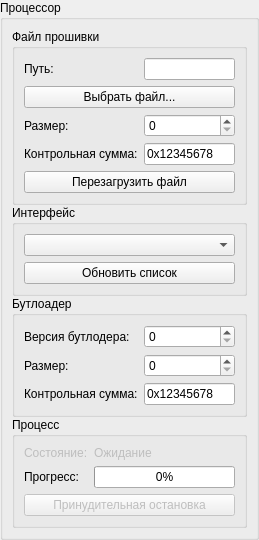
<?xml version="1.0" encoding="UTF-8"?>
<ui version="4.0">
 <class>cpu_2</class>
 <widget class="QWidget" name="cpu_2">
  <property name="geometry">
   <rect>
    <x>0</x>
    <y>0</y>
    <width>259</width>
    <height>485</height>
   </rect>
  </property>
  <property name="windowTitle">
   <string>Form</string>
  </property>
  <layout class="QVBoxLayout" name="verticalLayout">
   <property name="spacing">
    <number>0</number>
   </property>
   <property name="leftMargin">
    <number>0</number>
   </property>
   <property name="topMargin">
    <number>0</number>
   </property>
   <property name="rightMargin">
    <number>0</number>
   </property>
   <property name="bottomMargin">
    <number>0</number>
   </property>
   <item>
    <widget class="QGroupBox" name="root_box">
     <property name="title">
      <string>Процессор</string>
     </property>
     <layout class="QVBoxLayout" name="verticalLayout_2">
      <property name="spacing">
       <number>0</number>
      </property>
      <item>
       <widget class="QGroupBox" name="file_box">
        <property name="title">
         <string>Файл прошивки</string>
        </property>
        <layout class="QFormLayout" name="formLayout">
         <property name="horizontalSpacing">
          <number>6</number>
         </property>
         <item row="0" column="0">
          <widget class="QLabel" name="fw_file_l">
           <property name="text">
            <string>Путь:</string>
           </property>
          </widget>
         </item>
         <item row="0" column="1">
          <widget class="QLineEdit" name="fw_file_path">
           <property name="text">
            <string/>
           </property>
          </widget>
         </item>
         <item row="1" column="0" colspan="2">
          <widget class="QPushButton" name="select_fw_file">
           <property name="text">
            <string>Выбрать файл...</string>
           </property>
          </widget>
         </item>
         <item row="2" column="0">
          <widget class="QLabel" name="fw_file_size_l">
           <property name="text">
            <string>Размер:</string>
           </property>
          </widget>
         </item>
         <item row="2" column="1">
          <widget class="QSpinBox" name="fw_file_size">
           <property name="maximum">
            <number>2147483647</number>
           </property>
          </widget>
         </item>
         <item row="3" column="0">
          <widget class="QLabel" name="fw_file_checksum_l">
           <property name="text">
            <string>Контрольная сумма:</string>
           </property>
          </widget>
         </item>
         <item row="3" column="1">
          <widget class="QLineEdit" name="fw_file_checksum">
           <property name="text">
            <string>0x12345678</string>
           </property>
          </widget>
         </item>
         <item row="4" column="0" colspan="2">
          <widget class="QPushButton" name="reload_fw_file">
           <property name="text">
            <string>Перезагрузить файл</string>
           </property>
          </widget>
         </item>
        </layout>
       </widget>
      </item>
      <item>
       <widget class="QGroupBox" name="interface_box">
        <property name="title">
         <string>Интерфейс</string>
        </property>
        <layout class="QFormLayout" name="formLayout_2">
         <item row="0" column="0" colspan="2">
          <widget class="QComboBox" name="interfaces"/>
         </item>
         <item row="1" column="0" colspan="2">
          <widget class="QPushButton" name="update_interfaces">
           <property name="text">
            <string>Обновить список</string>
           </property>
          </widget>
         </item>
        </layout>
       </widget>
      </item>
      <item>
       <widget class="QGroupBox" name="bootloader_frame">
        <property name="title">
         <string>Бутлоадер</string>
        </property>
        <layout class="QFormLayout" name="formLayout_3">
         <item row="0" column="0">
          <widget class="QLabel" name="btl_version_l">
           <property name="text">
            <string>Версия бутлодера:</string>
           </property>
          </widget>
         </item>
         <item row="0" column="1">
          <widget class="QSpinBox" name="btl_version">
           <property name="maximum">
            <number>255</number>
           </property>
          </widget>
         </item>
         <item row="1" column="0">
          <widget class="QLabel" name="btl_fw_size_l">
           <property name="text">
            <string>Размер:</string>
           </property>
          </widget>
         </item>
         <item row="1" column="1">
          <widget class="QSpinBox" name="btl_fw_size">
           <property name="maximum">
            <number>2147483647</number>
           </property>
          </widget>
         </item>
         <item row="2" column="0">
          <widget class="QLabel" name="btl_fw_checksum_l">
           <property name="text">
            <string>Контрольная сумма:</string>
           </property>
          </widget>
         </item>
         <item row="2" column="1">
          <widget class="QLineEdit" name="btl_fw_checksum">
           <property name="text">
            <string>0x12345678</string>
           </property>
          </widget>
         </item>
        </layout>
       </widget>
      </item>
      <item>
       <widget class="QGroupBox" name="process_frame">
        <property name="title">
         <string>Процесс</string>
        </property>
        <layout class="QFormLayout" name="formLayout_4">
         <item row="0" column="0">
          <widget class="QLabel" name="state_l">
           <property name="enabled">
            <bool>false</bool>
           </property>
           <property name="text">
            <string>Состояние:</string>
           </property>
          </widget>
         </item>
         <item row="0" column="1">
          <widget class="QLabel" name="state">
           <property name="enabled">
            <bool>false</bool>
           </property>
           <property name="text">
            <string>Ожидание</string>
           </property>
          </widget>
         </item>
         <item row="1" column="0">
          <widget class="QLabel" name="progress_l">
           <property name="text">
            <string>Прогресс:</string>
           </property>
          </widget>
         </item>
         <item row="1" column="1">
          <widget class="QProgressBar" name="progress">
           <property name="value">
            <number>0</number>
           </property>
          </widget>
         </item>
         <item row="2" column="0" colspan="2">
          <widget class="QPushButton" name="stop">
           <property name="enabled">
            <bool>false</bool>
           </property>
           <property name="text">
            <string>Принудительная остановка</string>
           </property>
          </widget>
         </item>
        </layout>
       </widget>
      </item>
     </layout>
    </widget>
   </item>
  </layout>
 </widget>
 <resources/>
 <connections/>
</ui>
